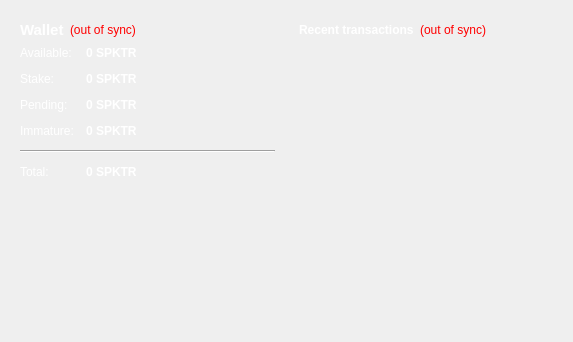
<?xml version="1.0" encoding="UTF-8"?>
<ui version="4.0">
 <class>OverviewPage</class>
 <widget class="QWidget" name="OverviewPage">
  <property name="geometry">
   <rect>
    <x>0</x>
    <y>0</y>
    <width>573</width>
    <height>342</height>
   </rect>
  </property>
  <property name="windowTitle">
   <string>Form</string>
  </property>
  <layout class="QHBoxLayout" name="horizontalLayout" stretch="1,1">
   <item>
    <layout class="QVBoxLayout" name="verticalLayout_2">
     <item>
      <widget class="QWidget" name="widget" native="true">
       <layout class="QVBoxLayout" name="verticalLayout_4">
        <item>
         <layout class="QHBoxLayout" name="horizontalLayout_4">
          <item>
           <widget class="QLabel" name="label_5">
            <property name="font">
             <font>
              <pointsize>11</pointsize>
              <weight>75</weight>
              <bold>true</bold>
             </font>
            </property>
            <property name="text">
             <string>&lt;html&gt;&lt;head/&gt;&lt;body&gt;&lt;p&gt;&lt;span style=&quot; color:#ffffff;&quot;&gt;Wallet&lt;/span&gt;&lt;/p&gt;&lt;/body&gt;&lt;/html&gt;</string>
            </property>
           </widget>
          </item>
          <item>
           <widget class="QLabel" name="labelWalletStatus">
            <property name="toolTip">
             <string>The displayed information may be out of date. Your wallet automatically synchronizes with the Spktr network after a connection is established, but this process has not completed yet.</string>
            </property>
            <property name="styleSheet">
             <string notr="true">QLabel { color: red; }</string>
            </property>
            <property name="text">
             <string notr="true">(out of sync)</string>
            </property>
            <property name="alignment">
             <set>Qt::AlignLeading|Qt::AlignLeft|Qt::AlignVCenter</set>
            </property>
           </widget>
          </item>
          <item>
           <spacer name="horizontalSpacer_2">
            <property name="orientation">
             <enum>Qt::Horizontal</enum>
            </property>
            <property name="sizeHint" stdset="0">
             <size>
              <width>40</width>
              <height>20</height>
             </size>
            </property>
           </spacer>
          </item>
         </layout>
        </item>
        <item>
         <layout class="QFormLayout" name="formLayout_2">
          <property name="fieldGrowthPolicy">
           <enum>QFormLayout::AllNonFixedFieldsGrow</enum>
          </property>
          <property name="horizontalSpacing">
           <number>12</number>
          </property>
          <property name="verticalSpacing">
           <number>12</number>
          </property>
          <item row="0" column="0">
           <widget class="QLabel" name="label">
            <property name="text">
             <string>&lt;html&gt;&lt;head/&gt;&lt;body&gt;&lt;p&gt;&lt;span style=&quot; color:#ffffff;&quot;&gt;Available:&lt;/span&gt;&lt;/p&gt;&lt;/body&gt;&lt;/html&gt;</string>
            </property>
           </widget>
          </item>
          <item row="0" column="1">
           <widget class="QLabel" name="labelBalance">
            <property name="font">
             <font>
              <weight>75</weight>
              <bold>true</bold>
             </font>
            </property>
            <property name="cursor">
             <cursorShape>IBeamCursor</cursorShape>
            </property>
            <property name="toolTip">
             <string>Your current spendable balance</string>
            </property>
            <property name="text">
             <string notr="true">&lt;html&gt;&lt;head/&gt;&lt;body&gt;&lt;p&gt;&lt;span style=&quot; color:#ffffff;&quot;&gt;0 SPKTR&lt;/span&gt;&lt;/p&gt;&lt;/body&gt;&lt;/html&gt;</string>
            </property>
            <property name="textInteractionFlags">
             <set>Qt::LinksAccessibleByMouse|Qt::TextSelectableByKeyboard|Qt::TextSelectableByMouse</set>
            </property>
           </widget>
          </item>
          <item row="1" column="0">
           <widget class="QLabel" name="label_6">
            <property name="text">
             <string>&lt;html&gt;&lt;head/&gt;&lt;body&gt;&lt;p&gt;&lt;span style=&quot; color:#ffffff;&quot;&gt;Stake:&lt;/span&gt;&lt;/p&gt;&lt;/body&gt;&lt;/html&gt;</string>
            </property>
           </widget>
          </item>
          <item row="1" column="1">
           <widget class="QLabel" name="labelStake">
            <property name="font">
             <font>
              <weight>75</weight>
              <bold>true</bold>
             </font>
            </property>
            <property name="cursor">
             <cursorShape>IBeamCursor</cursorShape>
            </property>
            <property name="toolTip">
             <string>Total of coins that was staked, and do not yet count toward the current balance</string>
            </property>
            <property name="text">
             <string notr="true">&lt;html&gt;&lt;head/&gt;&lt;body&gt;&lt;p&gt;&lt;span style=&quot; color:#ffffff;&quot;&gt;0 SPKTR&lt;/span&gt;&lt;/p&gt;&lt;/body&gt;&lt;/html&gt;</string>
            </property>
            <property name="textInteractionFlags">
             <set>Qt::LinksAccessibleByMouse|Qt::TextSelectableByKeyboard|Qt::TextSelectableByMouse</set>
            </property>
           </widget>
          </item>
          <item row="2" column="0">
           <widget class="QLabel" name="label_3">
            <property name="text">
             <string>&lt;html&gt;&lt;head/&gt;&lt;body&gt;&lt;p&gt;&lt;span style=&quot; color:#ffffff;&quot;&gt;Pending:&lt;/span&gt;&lt;/p&gt;&lt;/body&gt;&lt;/html&gt;</string>
            </property>
           </widget>
          </item>
          <item row="2" column="1">
           <widget class="QLabel" name="labelUnconfirmed">
            <property name="font">
             <font>
              <weight>75</weight>
              <bold>true</bold>
             </font>
            </property>
            <property name="cursor">
             <cursorShape>IBeamCursor</cursorShape>
            </property>
            <property name="toolTip">
             <string>Total of transactions that have yet to be confirmed, and do not yet count toward the current balance</string>
            </property>
            <property name="text">
             <string notr="true">&lt;html&gt;&lt;head/&gt;&lt;body&gt;&lt;p&gt;&lt;span style=&quot; color:#ffffff;&quot;&gt;0 SPKTR&lt;/span&gt;&lt;/p&gt;&lt;/body&gt;&lt;/html&gt;</string>
            </property>
            <property name="textInteractionFlags">
             <set>Qt::LinksAccessibleByMouse|Qt::TextSelectableByKeyboard|Qt::TextSelectableByMouse</set>
            </property>
           </widget>
          </item>
          <item row="3" column="0">
           <widget class="QLabel" name="labelImmatureText">
            <property name="text">
             <string>&lt;html&gt;&lt;head/&gt;&lt;body&gt;&lt;p&gt;&lt;span style=&quot; color:#ffffff;&quot;&gt;Immature:&lt;/span&gt;&lt;/p&gt;&lt;/body&gt;&lt;/html&gt;</string>
            </property>
           </widget>
          </item>
          <item row="3" column="1">
           <widget class="QLabel" name="labelImmature">
            <property name="font">
             <font>
              <weight>75</weight>
              <bold>true</bold>
             </font>
            </property>
            <property name="toolTip">
             <string>Mined balance that has not yet matured</string>
            </property>
            <property name="text">
             <string notr="true">&lt;html&gt;&lt;head/&gt;&lt;body&gt;&lt;p&gt;&lt;span style=&quot; color:#ffffff;&quot;&gt;0 SPKTR&lt;/span&gt;&lt;/p&gt;&lt;/body&gt;&lt;/html&gt;</string>
            </property>
            <property name="textInteractionFlags">
             <set>Qt::LinksAccessibleByMouse|Qt::TextSelectableByKeyboard|Qt::TextSelectableByMouse</set>
            </property>
           </widget>
          </item>
          <item row="4" column="0" colspan="2">
           <widget class="Line" name="line">
            <property name="orientation">
             <enum>Qt::Horizontal</enum>
            </property>
           </widget>
          </item>
          <item row="5" column="0">
           <widget class="QLabel" name="labelTotalText">
            <property name="text">
             <string>&lt;html&gt;&lt;head/&gt;&lt;body&gt;&lt;p&gt;&lt;span style=&quot; color:#ffffff;&quot;&gt;Total:&lt;/span&gt;&lt;/p&gt;&lt;/body&gt;&lt;/html&gt;</string>
            </property>
           </widget>
          </item>
          <item row="5" column="1">
           <widget class="QLabel" name="labelTotal">
            <property name="font">
             <font>
              <weight>75</weight>
              <bold>true</bold>
             </font>
            </property>
            <property name="cursor">
             <cursorShape>IBeamCursor</cursorShape>
            </property>
            <property name="toolTip">
             <string>Your current total balance</string>
            </property>
            <property name="text">
             <string notr="true">&lt;html&gt;&lt;head/&gt;&lt;body&gt;&lt;p&gt;&lt;span style=&quot; color:#ffffff;&quot;&gt;0 SPKTR&lt;/span&gt;&lt;/p&gt;&lt;/body&gt;&lt;/html&gt;</string>
            </property>
            <property name="textInteractionFlags">
             <set>Qt::LinksAccessibleByMouse|Qt::TextSelectableByKeyboard|Qt::TextSelectableByMouse</set>
            </property>
           </widget>
          </item>
         </layout>
        </item>
       </layout>
      </widget>
     </item>
     <item>
      <spacer name="verticalSpacer">
       <property name="orientation">
        <enum>Qt::Vertical</enum>
       </property>
       <property name="sizeHint" stdset="0">
        <size>
         <width>20</width>
         <height>40</height>
        </size>
       </property>
      </spacer>
     </item>
    </layout>
   </item>
   <item>
    <layout class="QVBoxLayout" name="verticalLayout_3">
     <item>
      <widget class="QWidget" name="widget_2" native="true">
       <layout class="QVBoxLayout" name="verticalLayout">
        <item>
         <layout class="QHBoxLayout" name="horizontalLayout_2">
          <item>
           <widget class="QLabel" name="label_4">
            <property name="text">
             <string>&lt;html&gt;&lt;head/&gt;&lt;body&gt;&lt;p&gt;&lt;span style=&quot; font-weight:600; color:#ffffff;&quot;&gt;Recent transactions&lt;/span&gt;&lt;/p&gt;&lt;/body&gt;&lt;/html&gt;</string>
            </property>
           </widget>
          </item>
          <item>
           <widget class="QLabel" name="labelTransactionsStatus">
            <property name="toolTip">
             <string>The displayed information may be out of date. Your wallet automatically synchronizes with the Spktr network after a connection is established, but this process has not completed yet.</string>
            </property>
            <property name="styleSheet">
             <string notr="true">QLabel { color: red; }</string>
            </property>
            <property name="text">
             <string notr="true">(out of sync)</string>
            </property>
            <property name="alignment">
             <set>Qt::AlignRight|Qt::AlignTrailing|Qt::AlignVCenter</set>
            </property>
           </widget>
          </item>
          <item>
           <spacer name="horizontalSpacer">
            <property name="orientation">
             <enum>Qt::Horizontal</enum>
            </property>
            <property name="sizeHint" stdset="0">
             <size>
              <width>40</width>
              <height>20</height>
             </size>
            </property>
           </spacer>
          </item>
         </layout>
        </item>
        <item>
         <widget class="QListView" name="listTransactions">
          <property name="styleSheet">
           <string notr="true">QListView { background: transparent; }</string>
          </property>
          <property name="frameShape">
           <enum>QFrame::NoFrame</enum>
          </property>
          <property name="verticalScrollBarPolicy">
           <enum>Qt::ScrollBarAlwaysOff</enum>
          </property>
          <property name="horizontalScrollBarPolicy">
           <enum>Qt::ScrollBarAlwaysOff</enum>
          </property>
          <property name="selectionMode">
           <enum>QAbstractItemView::NoSelection</enum>
          </property>
         </widget>
        </item>
       </layout>
      </widget>
     </item>
     <item>
      <spacer name="verticalSpacer_2">
       <property name="orientation">
        <enum>Qt::Vertical</enum>
       </property>
       <property name="sizeHint" stdset="0">
        <size>
         <width>20</width>
         <height>40</height>
        </size>
       </property>
      </spacer>
     </item>
    </layout>
   </item>
  </layout>
 </widget>
 <resources/>
 <connections/>
</ui>
